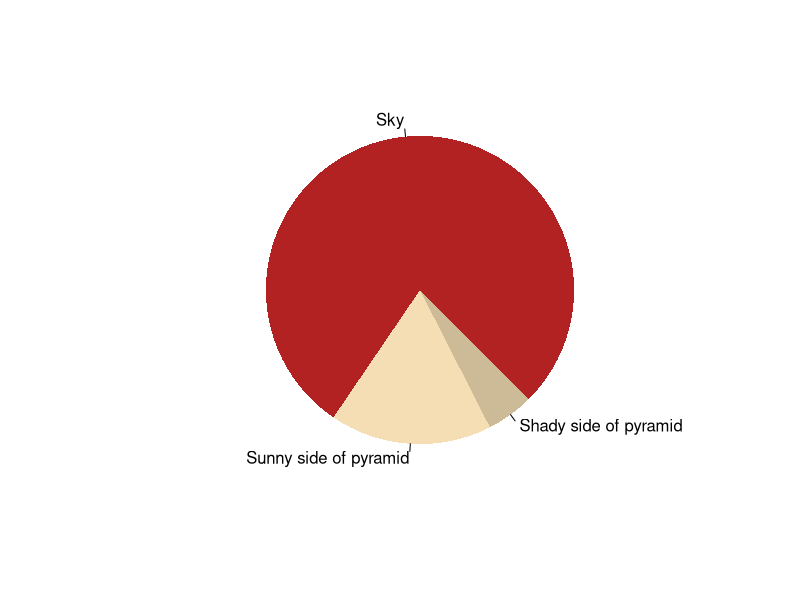

Source code (R):
## ---- chunk 1
paste("This", "new", "template", "looks", "good")
## ---- chunk 2
pie(
  c(Sky = 78, "Sunny side of pyramid" = 17, "Shady side of pyramid" = 5), 
  init.angle = 315, 
  col = c("firebrick", "wheat", "wheat3"), 
  border = FALSE
)
## ---- chunk 3

